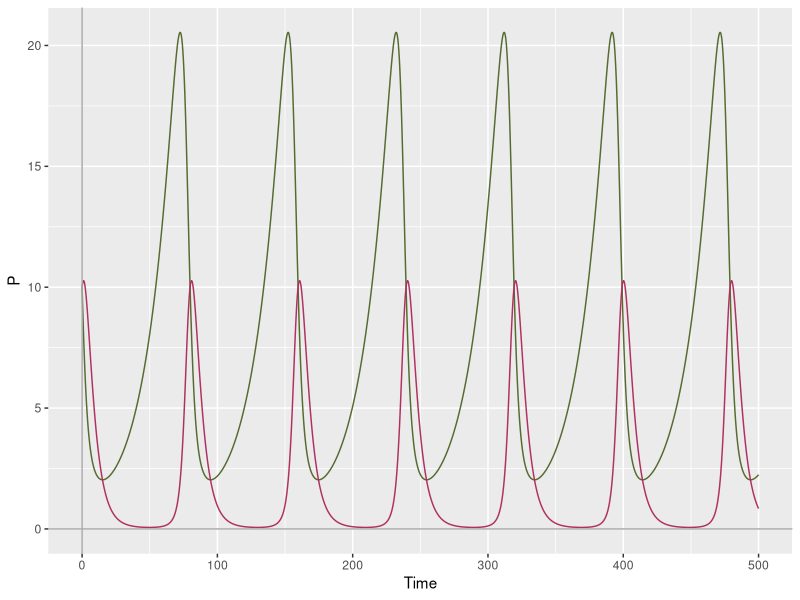
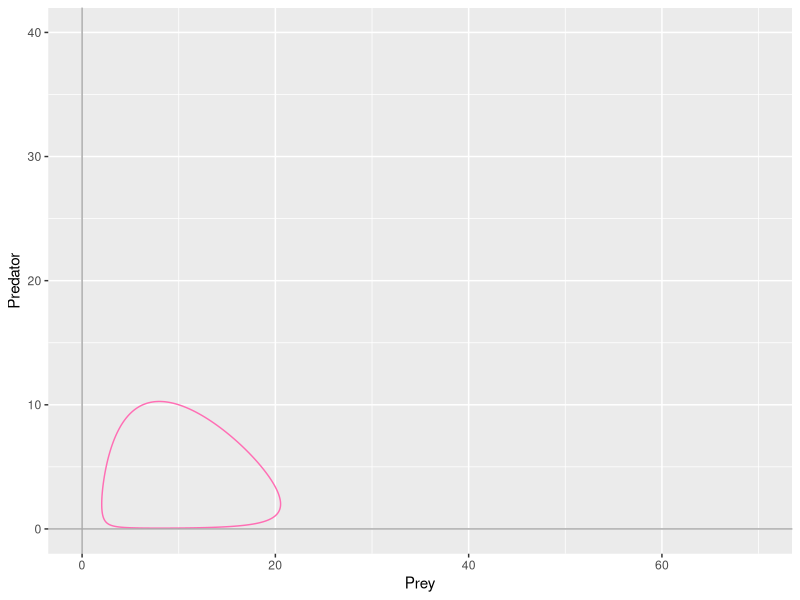
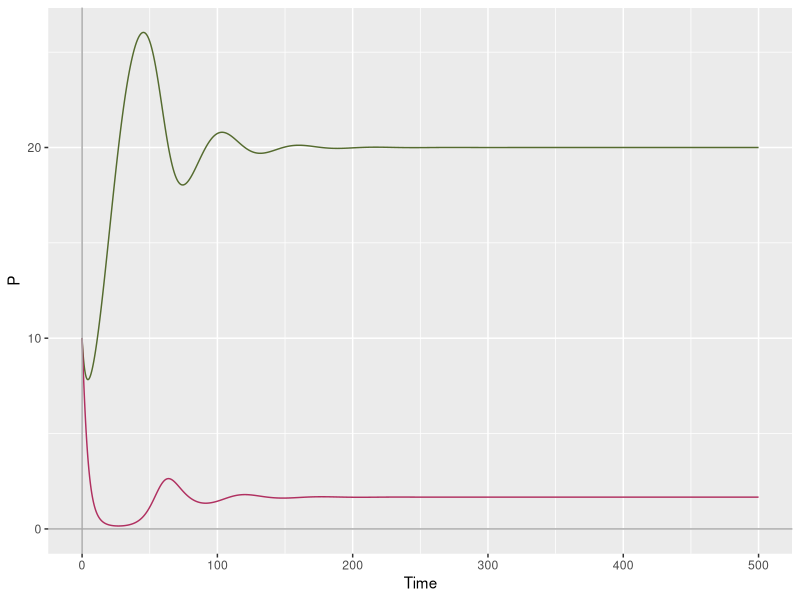
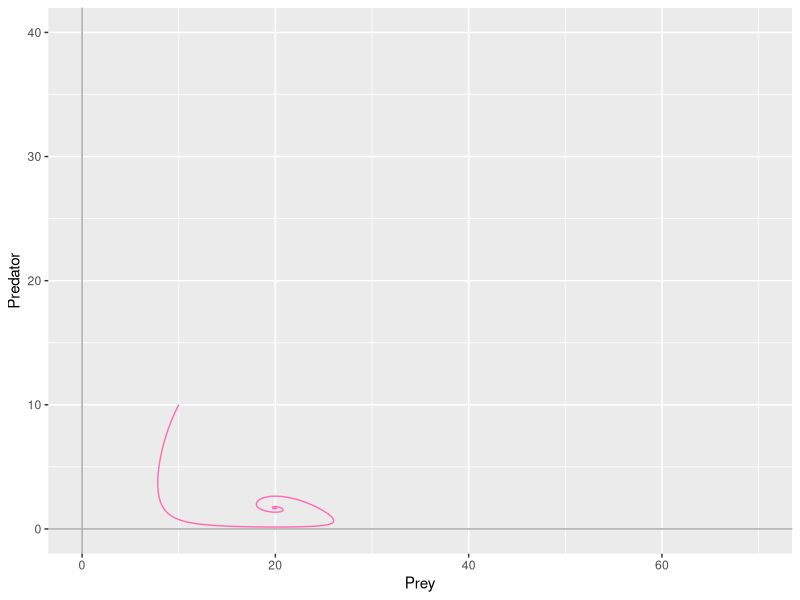
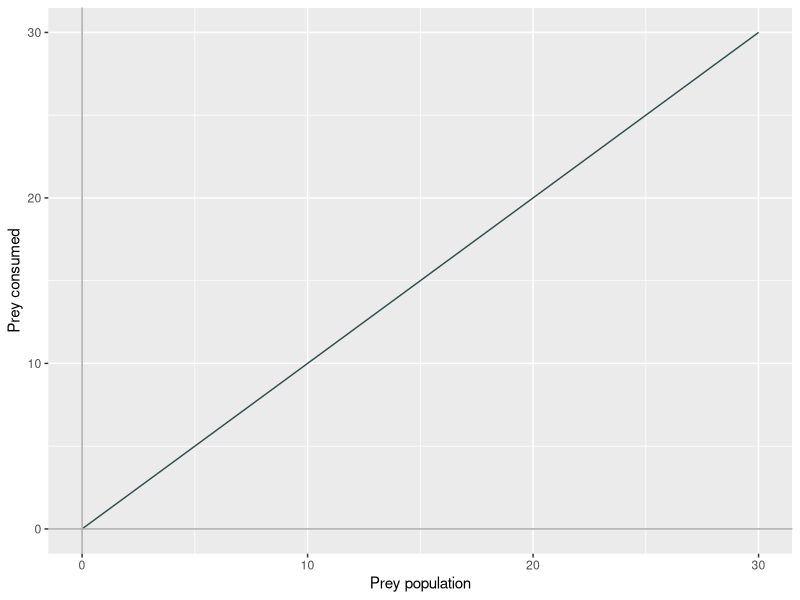
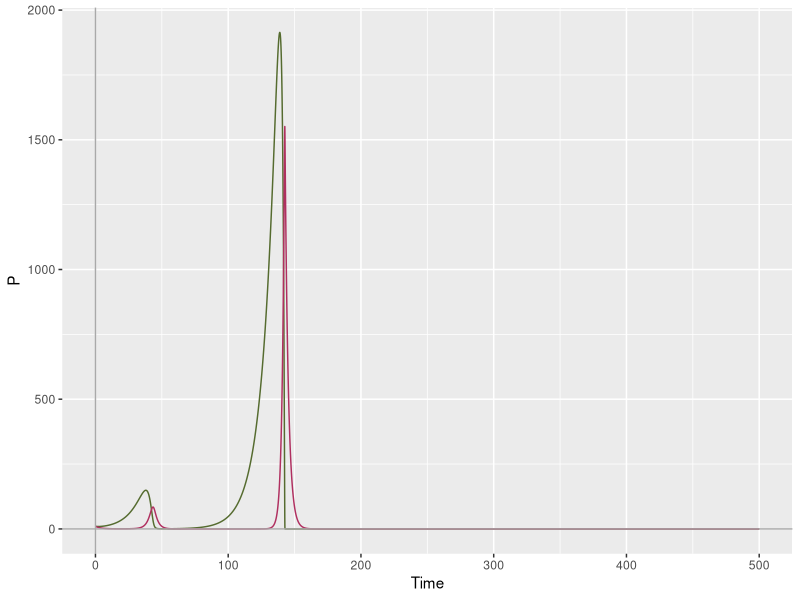
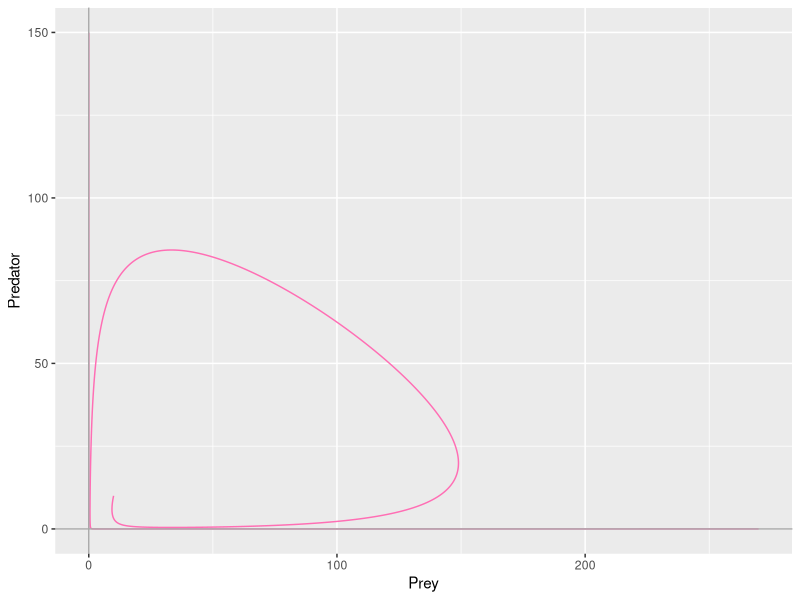

Write R code to recreate these figures, in order.
#the predator-prey lotka-volterra model
#implementation of the base LV model

LG <- function(t,state,parameters){ ##logistic grown function, that takes a set of parameter values, initial conditions and a time sequence
  with(as.list(c(state, parameters)),{ ##"with" is a function that allows us to use the variable names directly - it looks for r, K and P in state and parameters
    
    dP <- r*(1-P/K)*P ##this is our logistic equation governing the rate of change of P
    
    return(list(dP)) ## return the rate of change - it needs to be a list
  }) # end with(as.list ...
}

#modify this function to include two differential equations representing a predator-prey LV model
#the two equations must be included within the same function
#using ode() function, like last time 

install.packages("deSolve")
library(deSolve)

LV <- function(t,state,parameters){
  with(as.list(c(state, parameters)),{
    # rate of change
    dX <- a*X - b*X*Y
    dY <- c*X*Y - d*Y
    
    # return the rate of change
    list(c(dX, dY))
  }) # end with(as.list ...
}


parameters <- c(a=0.05, b=0.025, c=0.025, d=0.2)
state <- c(X=10, Y=10)
times <- seq(0,500,by=0.01)
out <- ode(y=state, times = times, func = LV, parms = parameters)
out.df <- data.frame(out)

#plotting the output 
install.packages("ggplot")
library(ggplot2)

ggplot(data = out.df)+
  geom_line(mapping=aes(x=time,y=X),color="darkolivegreen") +
  geom_line(mapping=aes(x=time,y=Y),color="maroon") +
  geom_hline(yintercept=0,color="darkgrey") +
  geom_vline(xintercept=0,color="darkgrey") +
  labs(x = "Time", y = "P")

#plotting the changes in populations through time in phase space 

ggplot(data = out.df)+
  geom_path(mapping=aes(x=X,y=Y),color="hotpink1") +
  xlim(0,70) +
  ylim(0,40) +
  geom_hline(yintercept=0,color="darkgrey") +
  geom_vline(xintercept=0,color="darkgrey") +
  labs(x = "Prey", y = "Predator")

#when all parameters increased, phase space circle is smaller 
#when all parameters decresed, phase space larger and less circular 

#prey growth rate: exponential vs logistic 
#in the original LV model, prey growth rate is exponential in absence of predator 
#change the equation to include a logistic growth instead 

LV.lg <- function(t,state,parameters){
  with(as.list(c(state, parameters)),{
    # rate of change
    dX <- a*X*(1-X/K) - b*X*Y
    dY <- c*X*Y - d*Y
    
    # return the rate of change
    list(c(dX, dY))
  }) # end with(as.list ...
}

parameters <- c(a=0.1, b=0.02, c=0.02, d=0.4, K=30)
state <- c(X=10, Y=10)
times <- seq(0,500,by=0.01)
out <- ode(y=state, times = times, func = LV.lg, parms = parameters)
out.df <- data.frame(out)

ggplot(data = out.df)+
  geom_line(mapping=aes(x=time,y=X),color="darkolivegreen") +
  geom_line(mapping=aes(x=time,y=Y),color="maroon") +
  geom_hline(yintercept=0,color="darkgrey") +
  geom_vline(xintercept=0,color="darkgrey") +
  labs(x = "Time", y = "P")

ggplot(data = out.df)+
  geom_path(mapping=aes(x=X,y=Y),color="hotpink1") +
  xlim(0,70) +
  ylim(0,40) +
  geom_hline(yintercept=0,color="darkgrey") +
  geom_vline(xintercept=0,color="darkgrey") +
  labs(x = "Prey", y = "Predator")

#incorporating functional response 
#at some point predators will not be able to increase their prey intake further 
#the rate at which predators can consume prey is called functional response 
#three types of functional response, including the liner one (type I) that is captured by terms in the original LV equations 
#A controls the slope of the functional response - high value indicates poor pred hunting efficiency

#A <- 0.005
A <- 0
x <- seq(0,30,0.1)
y <- x/(1+A*x)
ggplot()+
  geom_line(mapping=aes(x=x,y=y),color="darkslategrey") +
  geom_hline(yintercept=0,color="darkgrey") +
  geom_vline(xintercept=0,color="darkgrey") +
  labs(x = "Prey population", y = "Prey consumed")

#include a type II functional response in your implementation of the Lotka-Volterra model
LV.fr <- function(t,state,parameters){
  with(as.list(c(state, parameters)),{
    # rate of change
    dX <- a*X - b*X*Y/(1+A*X)
    dY <- c*X*Y/(1+A*X) - d*Y
    
    # return the rate of change
    list(c(dX, dY))
  }) # end with(as.list ...
}

parameters <- c(a=0.1, b=0.02, c=0.02, d=0.4, A=0.02)
state <- c(X=10, Y=10)
times <- seq(0,500,by=0.01)
out <- ode(y=state, times = times, func = LV.fr, parms = parameters)
out.df <- data.frame(out)

ggplot(data = out.df)+
  geom_line(mapping=aes(x=time,y=X),color="darkolivegreen") +
  geom_line(mapping=aes(x=time,y=Y),color="maroon") +
  geom_hline(yintercept=0,color="darkgrey") +
  geom_vline(xintercept=0,color="darkgrey") +
  labs(x = "Time", y = "P")

ggplot(data = out.df)+
  geom_path(mapping=aes(x=X,y=Y),color="hotpink1") +
  xlim(0,270) +
  ylim(0,150) +
  geom_hline(yintercept=0,color="darkgrey") +
  geom_vline(xintercept=0,color="darkgrey") +
  labs(x = "Prey", y = "Predator")
